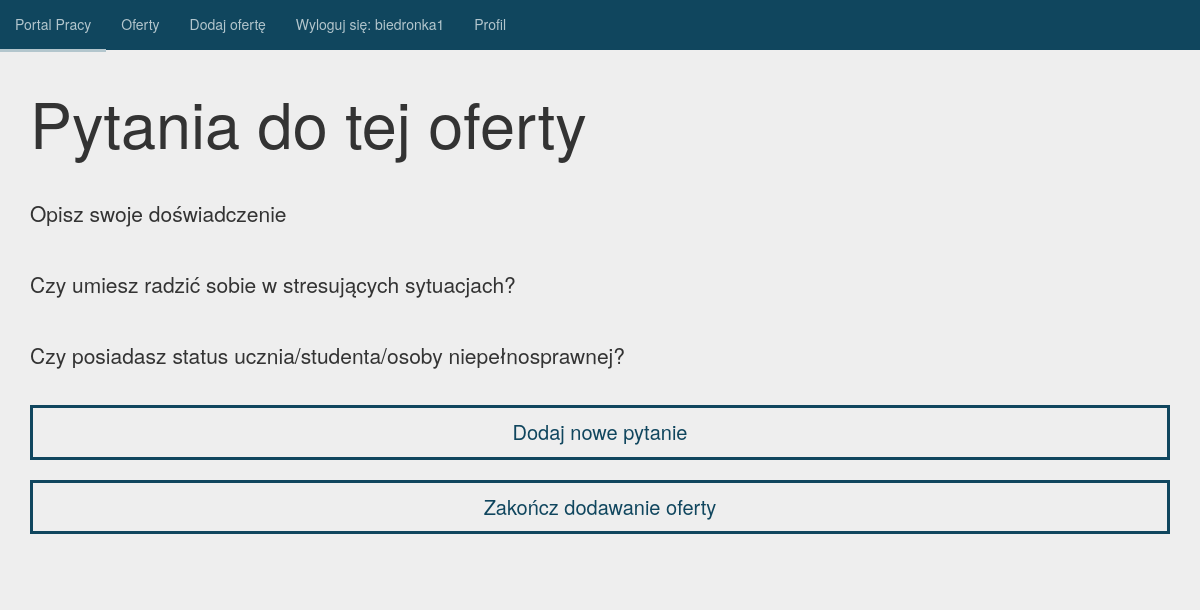
Screenshot of /offer/17/questions/ (signed in) with the database file from the repository.
### mainapp/models.py (models this page shows, shortened)
class Question(models.Model):
    offer = models.ForeignKey(Offer, models.CASCADE)
    text = models.TextField(max_length=1000, verbose_name=('Pytanie'))

### mainapp/views.py (the view)
# urls.py: path('offer/<int:pk>/questions/', views.OfferQuestionsView.as_view(), name='question_list'),
@method_decorator(login_required, name='dispatch')
class OfferQuestionsView(DetailView):
    model = Offer
    template_name = 'mainapp/question_list.html'
    def get_object(self):
        return get_object_or_404(Offer, pk=self.kwargs.get("pk"))

### templates/mainapp/question_list.html (shortened to what this page needs)
<!DOCTYPE html>
{% load staticfiles %}
<html>
<head>
    <link rel="stylesheet" href="https://maxcdn.bootstrapcdn.com/bootstrap/3.3.7/css/bootstrap.min.css"
>
    <link rel="stylesheet" type="text/css" href="{% static 'css/styles.css' %}"/>
</head>
<body>
<div class="navbar navbar-fixed-top">
    <div class="container-box">
        <div class="navbar-header">
            <a class="btn-menu" href="{% url 'index' %}">Portal Pracy</a>
            <a class="btn-menu" href="{% url 'home' %}">Oferty</a>
            {% if user.is_authenticated %}
                 <a class="btn-menu" href="{% url 'newoffer' %}">Dodaj ofertę</a>
            {% endif %}
            {% if user.is_authenticated %}
                    <a class="btn-menu" href="{% url 'logout' %}?next={{request.path}}">Wyloguj się: {{ user.get_username }}</a>
                    <a class="btn-menu" href="{% url 'info' %}">Profil</a>
                {% else %}
                    <a class="btn-menu" href="{% url 'login' %}?next={{request.path}}">Zaloguj się</a>
                {% endif %}
        </div>
    </div>
</div>
<div class="jumbotron" content="width=device-width">
    <div class="container">
        <br>
            <h1>Pytania do tej oferty</h1>
            <ul>
                {% for question in offer.question_set.all %}
                    <hr>
                    <p>{{ question.text }}</p>
                {% endfor %}
            </ul>
        <br>
        <a href="{% url 'question_form' offer.id %}" class="btn-main">Dodaj nowe pytanie</a>
        <br>
        <a href="{% url 'offer' offer.id %}" class="btn-main" >Zakończ dodawanie oferty</a>
    </div>
</div>
</body>
</html>

### mainapp/static/css/styles.css (style rules this page uses)
* { box-sizing: border-box; padding: 0; margin: 0; }
body { overflow-y: scroll; overflow-x: hidden; background: #eeeeee; }
.container-box { width: 100%; height: 50px; background: #10465e; display: flex; flex-direction: row; justify-content: left; }
.navbar-header { display: flex; flex-direction: row; justify-items: flex-start; align-items: center; }
.btn-menu { color: #b3c6cd; padding: 15px; border-bottom: 3px solid transparent; justify-self: center; text-decoration: none; }
.btn-main { display: flex; font-size: 20px; justify-content: center; align-items: center; border: 3px solid #10465e; padding: 10px; color: #10465e; }
a:link { text-decoration: none; }

### rows the page displays
Question: text "Opisz swoje doświadczenie"
Question: text "Czy umiesz radzić sobie w stresujących sytuacjach?"
Question: text "Czy posiadasz status ucznia/studenta/osoby niepełnosprawnej?"

### other values shown
{{ user.get_username }} "biedronka1"
